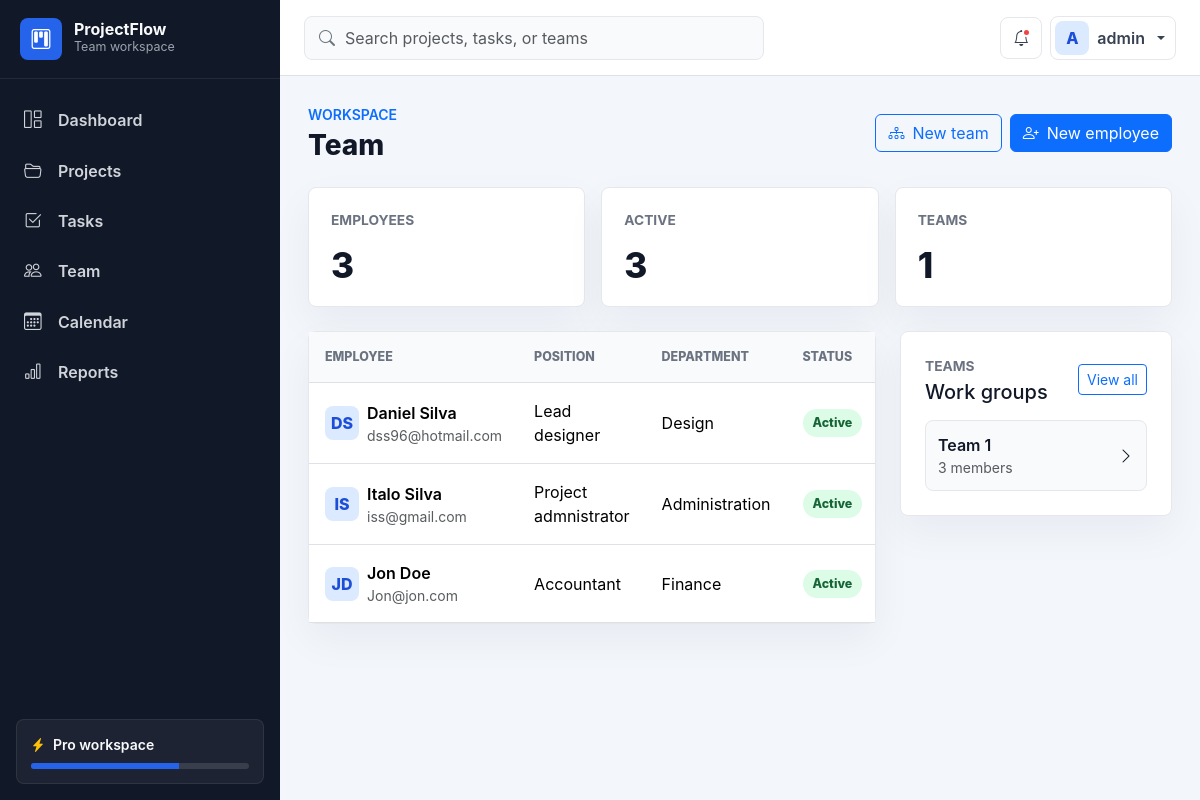
Screenshot of /employees/ (signed in) with the database file from the repository.
### employees/models.py (models this page shows, shortened)
class Employee(models.Model):
  STATUS_CHOICES = [
        ('active', 'Active'),
        ('inactive', 'Inactive'),
        ('terminated', 'Terminated'),
    ]
  employee_id = models.UUIDField(primary_key=True, default=uuid.uuid4, editable=False)
  user = models.OneToOneField('auth.User', on_delete=models.SET_NULL, null=True, blank=True)
  first_name = models.CharField("first name", max_length=50)
  last_name= models.CharField("last name", max_length=50)
  email = models.EmailField("email", max_length=100, unique=True)
  position = models.CharField("position", max_length=100)
  mobile = models.CharField("mobile", max_length=20, blank=True, null=True)
  department = models.CharField("department", max_length=100, blank=True, null=True)
  date_joined = models.DateField("date joined", auto_now_add=True)
  status = models.CharField("status", max_length=20, choices=STATUS_CHOICES, default='active')
  def __str__(self):
      return f"{self.first_name} {self.last_name}"

class Team(models.Model):
  team_id = models.UUIDField(primary_key=True, default=uuid.uuid4, editable=False)
  name = models.CharField(max_length=120)
  description = models.TextField(blank=True)
  lead = models.ForeignKey(
      Employee,
      on_delete=models.SET_NULL,
      null=True,
      blank=True,
      related_name='leading_teams',
  )
  members = models.ManyToManyField(Employee, blank=True, related_name='teams')
  created_at = models.DateTimeField(auto_now_add=True)
  updated_at = models.DateTimeField(auto_now=True)
  class Meta:
      ordering = ['name']

### employees/views.py (the view)
# urls.py: path('', views.employee_list, name='list'),
@login_required
def employee_list(request):
    employees = Employee.objects.select_related('user').order_by('first_name', 'last_name')
    teams = Team.objects.prefetch_related('members').select_related('lead')
    return render(
        request,
        'employees/employee_list.html',
        {
            'employees': employees,
            'teams': teams,
            'active_count': employees.filter(status='active').count(),
            'team_count': teams.count(),
        },
    )

### templates/employees/employee_list.html (shortened to what this page needs)
{% extends 'base.html' %}
{% block page_title %}Team{% endblock %}
{% block page_actions %}
    <div class="d-flex flex-wrap gap-2">
        <a class="btn btn-outline-primary" href="{% url 'employees:team_create' %}">
            <i class="bi bi-diagram-3 me-2"></i>New team
        </a>
        <a class="btn btn-primary" href="{% url 'employees:create' %}">
            <i class="bi bi-person-plus me-2"></i>New employee
        </a>
    </div>
{% endblock %}
{% block content %}
    <div class="row g-3 mb-4">
        <div class="col-12 col-md-4">
            <div class="dashboard-card project-stat">
                <div class="card-label">Employees</div>
                <div class="card-value">{{ employees.count }}</div>
            </div>
        </div>
        <div class="col-12 col-md-4">
            <div class="dashboard-card project-stat">
                <div class="card-label">Active</div>
                <div class="card-value">{{ active_count }}</div>
            </div>
        </div>
        <div class="col-12 col-md-4">
            <div class="dashboard-card project-stat">
                <div class="card-label">Teams</div>
                <div class="card-value">{{ team_count }}</div>
            </div>
        </div>
    </div>
    <div class="row g-4">
        <div class="col-12 col-xl-8">
            <div class="table-shell">
                <div class="table-responsive">
                    <table class="table align-middle mb-0">
                        <thead>
                            <tr>
                                <th>Employee</th>
                                <th>Position</th>
                                <th>Department</th>
                                <th>Status</th>
                            </tr>
                        </thead>
                        <tbody>
                            {% for employee in employees %}
                                <tr>
                                    <td>
                                        <div class="d-flex align-items-center gap-2">
                                            <span class="avatar">{{ employee.first_name|first|upper }}{{ employee.last_name|first|upper }}</span>
                                            <div>
                                                <div class="fw-semibold">{{ employee }}</div>
                                                <div class="text-muted small">{{ employee.email }}</div>
                                            </div>
                                        </div>
                                    </td>
                                    <td>{{ employee.position }}</td>
                                    <td>{{ employee.department|default:'-' }}</td>
                                    <td><span class="status-pill status-{{ employee.status }}">{{ employee.get_status_display }}</span></td>
                                </tr>
                            {% endfor %}
                        </tbody>
                    </table>
                </div>
            </div>
        </div>
        <div class="col-12 col-xl-4">
            <section class="content-panel">
                <div class="d-flex align-items-center justify-content-between mb-3">
                    <div>
                        <p class="card-label mb-1">Teams</p>
                        <h2 class="h5 mb-0">Work groups</h2>
                    </div>
                    <a class="btn btn-sm btn-outline-primary" href="{% url 'employees:team_list' %}">View all</a>
                </div>
                <div class="team-stack">
                    {% for team in teams %}
                        <a class="team-card" href="{% url 'employees:team_detail' team.team_id %}">
                            <div>
                                <div class="fw-semibold">{{ team.name }}</div>
                                <div class="text-muted small">{{ team.members.count }} members</div>
                            </div>
                            <i class="bi bi-chevron-right"></i>
                        </a>
                    {% empty %}
                        <p class="text-muted mb-0">No teams created yet.</p>
                    {% endfor %}
                </div>
            </section>
        </div>
    </div>
{% endblock %}

### templates/includes/navbar.html (shortened to what this page needs)
<nav class="topbar navbar navbar-expand bg-white border-bottom">
    <div class="container-fluid px-3 px-lg-4">
        <div class="topbar-search d-none d-md-flex align-items-center">
            <i class="bi bi-search text-secondary"></i>
            <input type="search" class="form-control" placeholder="Search projects, tasks, or teams" aria-label="Search">
        </div>
        <div class="ms-auto d-flex align-items-center gap-2">
            <button class="btn btn-icon position-relative" type="button" aria-label="Notifications">
                <i class="bi bi-bell"></i>
                <span class="notification-dot"></span>
            </button>
            <div class="dropdown">
                <button class="btn profile-button dropdown-toggle" type="button" data-bs-toggle="dropdown" aria-expanded="false">
                    <span class="avatar">
                        {% if request.user.is_authenticated %}
                            {{ request.user.get_username|first|upper }}
                        {% else %}
                            U
                        {% endif %}
                    </span>
                    <span class="d-none d-sm-inline">
                        {% if request.user.is_authenticated %}
                            {{ request.user.get_username }}
                        {% else %}
                            User
                        {% endif %}
                    </span>
                </button>
            </div>
        </div>
    </div>
</nav>

### static/css/base.css (style rules this page uses)
:root { --sidebar-width: 280px; --sidebar-bg: #111827; --sidebar-muted: #9ca3af; --surface: #ffffff; --page-bg: #f3f6fb; --text-strong: #111827; --text-muted: #6b7280; --border-soft: #e5e7eb; --accent: #2563eb; --accent-strong: #1d4ed8; }
* { box-sizing: border-box; }
body { min-height: 100vh; margin: 0; background: var(--page-bg); color: var(--text-strong); font-family: Inter, system-ui, -apple-system, BlinkMacSystemFont, "Segoe UI", sans-serif; }
.topbar { position: sticky; top: 0; z-index: 1020; min-height: 76px; }
.btn-icon { width: 42px; height: 42px; display: inline-flex; align-items: center; justify-content: center; border: 1px solid var(--border-soft); border-radius: 8px; background: #ffffff; color: #374151; }
.topbar-search { width: min(460px, 42vw); gap: 10px; padding: 0 14px; border: 1px solid var(--border-soft); border-radius: 8px; background: #f8fafc; }
.topbar-search .form-control { height: 42px; padding-inline: 0; border: 0; background: transparent; box-shadow: none; }
.notification-dot { position: absolute; top: 10px; right: 10px; width: 9px; height: 9px; border: 2px solid #ffffff; border-radius: 50%; background: #ef4444; }
.profile-button { min-height: 42px; display: inline-flex; align-items: center; gap: 8px; padding: 4px 10px 4px 4px; border: 1px solid var(--border-soft); border-radius: 8px; background: #ffffff; color: #374151; font-weight: 600; }
.avatar { width: 34px; height: 34px; display: inline-flex; align-items: center; justify-content: center; border-radius: 8px; background: #dbeafe; color: var(--accent-strong); font-weight: 800; }
.dashboard-card { min-height: 150px; padding: 22px; border: 1px solid var(--border-soft); border-radius: 8px; background: var(--surface); box-shadow: 0 16px 40px rgba(15, 23, 42, 0.05); }
.project-stat { min-height: 120px; }
.table-shell, .content-panel { border: 1px solid var(--border-soft); border-radius: 8px; background: var(--surface); box-shadow: 0 16px 40px rgba(15, 23, 42, 0.05); }
.content-panel { padding: 24px; }
.table-shell .table th { padding: 16px; color: var(--text-muted); font-size: 0.78rem; font-weight: 800; text-transform: uppercase; background: #f8fafc; }
.table-shell .table td { padding: 16px; }
.status-pill { display: inline-flex; align-items: center; min-height: 28px; padding: 4px 10px; border-radius: 999px; font-size: 0.78rem; font-weight: 800; background: #e5e7eb; color: #374151; }
.status-active, .status-done { background: #dcfce7; color: #166534; }
.team-stack { display: grid; gap: 10px; }
.team-card, .team-overview-card { color: inherit; text-decoration: none; }
.team-card { min-height: 66px; display: flex; align-items: center; justify-content: space-between; gap: 12px; padding: 12px; border: 1px solid var(--border-soft); border-radius: 8px; background: #f8fafc; }
.card-label { color: var(--text-muted); font-size: 0.86rem; font-weight: 700; text-transform: uppercase; }
.card-value { margin-top: 18px; font-size: 2.2rem; font-weight: 800; line-height: 1; }

### rows the page displays
Employee: first_name|first "D", last_name|first "S", first_name+last_name "Daniel Silva", email "dss96@hotmail.com", position "Lead designer", department "Design", status "Active"
Employee: first_name|first "I", last_name|first "S", first_name+last_name "Italo Silva", email "iss@gmail.com", position "Project admnistrator", department "Administration", status "Active"
Employee: first_name|first "J", last_name|first "D", first_name+last_name "Jon Doe", email "Jon@jon.com", position "Accountant", department "Finance", status "Active"
Team: name "Team 1", members.count "3"

### other values shown
{{ request.user.get_username|first|upper }} "A"
{{ request.user.get_username }} "admin"
{{ employees.count }} "3"
{{ active_count }} "3"
{{ team_count }} "1"
